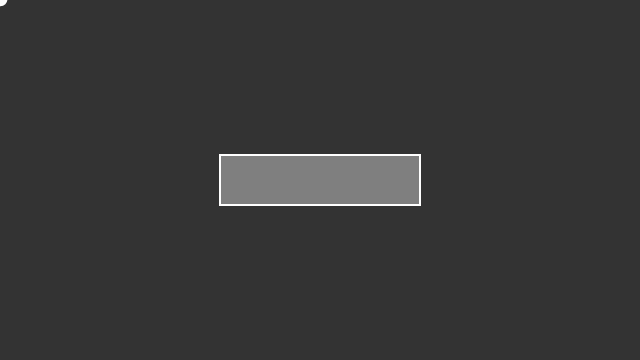
Frame 1 (no input)
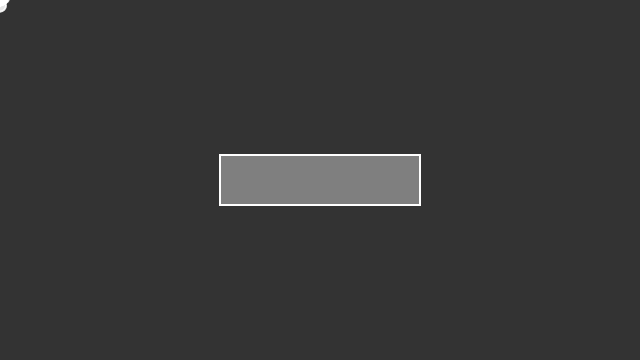
Frame 60 (no input)
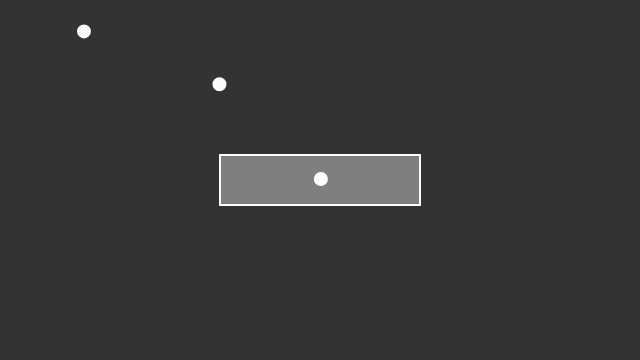
Frame 120 (the mouse pressed at the canvas centre since frame 60)

The p5.js sketch that drew these frames (run headless with seeded random() and noise() and a simulated clock; from frame 60 on, the mouse is pressed at the canvas centre):

// p5.js sketch
// ── sketch.js
// The Nature of Code
// Daniel Shiffman
// http://natureofcode.com

let ps;
let repeller;
//변수 지정

function setup() {
  createCanvas(640, 360);
  ps = new ParticleSystem(createVector(width/2, 50));
  //ps = ParticleSystem의 클래스
  repeller = new Repeller(width/2, height / 2);
  //repeller = Repeller 클래스
}

function draw() {
  background(51);
  ps.addParticle(mouseX, mouseY);
  //ps에 addPartcle을 적용시키는데 마우스의 위치에 따라 달라짐

  // Apply gravity force to all Particles
  let gravity = createVector(0, 0.02);
  ps.applyForce(gravity);
  ps.applyRepeller(repeller);

  repeller.display();
  ps.run();
}

// ── particle.js
// The Nature of Code
// Daniel Shiffman
// http://natureofcode.com

// Simple Particle System

// A simple Particle class

class Particle {
  constructor(x, y) {
    this.position = createVector(x, y);
    this.velocity = createVector(random(-1, 1), random(-1, 0));
    this.acceleration = createVector(0, 0);
    this.lifespan = 255.0;
  }

  run() {
    this.update();
    this.display();
  }

  applyForce(f) {
    this.acceleration.add(f);
  }

  // Method to update position
  update() {
    this.velocity.add(this.acceleration);
    this.position.add(this.velocity);
    this.lifespan -= 2;

    this.velocity.limit(5);
  }

  // Method to display
  display() {
    stroke(255, this.lifespan);
    strokeWeight(2);
    fill(255, this.lifespan);
    ellipse(this.position.x, this.position.y, 12, 12);
  }

  // Is the particle still useful?
  isDead() {
    if (this.lifespan < 0.0) {
      return true;
    } else {
      return false;
    }
  }
}

// ── particle_system.js
// The Nature of Code
// Daniel Shiffman
// http://natureofcode.com

class ParticleSystem {
  constructor(position) {
    this.origin = position.copy();
    this.particles = [];
  }

  addParticle(x, y) {
    if (x !== undefined && y !== undefined) {
      this.particles.push(new Particle(x,y));
      //만약 x,y가 undefined가 아니면 particles배열에 Particle 클래스의 x,y값을 배열에 추가
    } else {
      this.particles.push(new Particle(this.origin.x, this.origin.y));
    }//아니면 Particle 클래스의 origin의 x,y값을 배열에 추가해서 리턴
  }//그래서 addParticle 이구나

  run() {
    // Run every particle
    // ES6 for..of loop
    for (let particle of this.particles) {
      particle.run();
    }//Particles배열을 반복할 동안 particle에 run함수 적용

    // Filter removes any elements of the array that do not pass the test
    this.particles = this.particles.filter(particle => !particle.isDead());
  }

  // A function to apply a force to all Particles
  // 모든 파티클에 force를 적용하는 함
  applyForce(f) {
    for (let particle of this.particles) {
      particle.applyForce(f);
    }
  }

  applyRepeller(r) {
    for (let particle of this.particles) {
      let force = r.repel(particle);
      particle.applyForce(force);
    }
  }

}

// ── repeller.js
class Repeller {
  constructor(x, y) {
    this.power = 150;
    this.position = createVector(x, y);
  }

  display() {
    stroke(255);
    strokeWeight(2);
    fill(127);
    rectMode(CENTER)
    rect(this.position.x, this.position.y, 200, 50);
  }

  repel(p) {
    let dir = p5.Vector.sub(this.position, p.position); // Calculate direction of force
    let d = dir.mag(); // Distance between objects
    dir.normalize(); // Normalize vector (distance doesn't matter here, we just want this vector for direction)
    d = constrain(d, 1, 100); // Keep distance within a reasonable range
    let force = -1 * this.power / (d * d); // Repelling force is inversely proportional to distance
    dir.mult(force); // Get force vector --> magnitude * direction
    return dir;
  }
}
